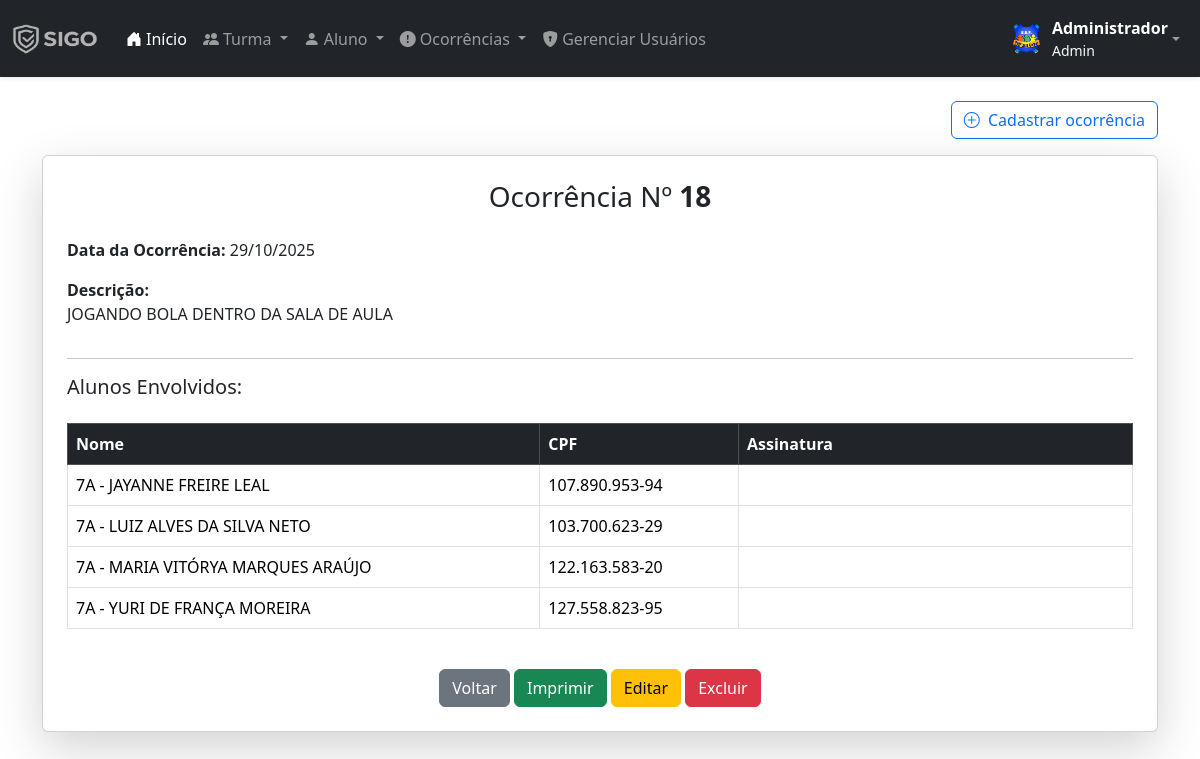
/ver-ocorrencia.php?id=18 (signed in), run on the app's committed database.
### tables this page shows
CREATE TABLE `ocorrencia` (
  `id` int(11) NOT NULL,
  `data` date NOT NULL,
  `descricao` text NOT NULL,
  `nivel_id` int(11) DEFAULT NULL,
  `created_at` datetime NOT NULL DEFAULT current_timestamp()
);

CREATE TABLE `alunos` (
  `id` int(11) NOT NULL,
  `nome` varchar(255) NOT NULL,
  `rg` varchar(30) NOT NULL,
  `cpf` varchar(20) NOT NULL,
  `endereco` varchar(255) NOT NULL,
  `tel` varchar(80) NOT NULL,
  `escolaridade` varchar(50) NOT NULL,
  `turma` int(11) NOT NULL
);

CREATE TABLE `turma` (
  `id` int(11) NOT NULL,
  `ano` int(11) NOT NULL,
  `turma` varchar(10) NOT NULL
);

### ver-ocorrencia.php (the view, shortened to what this page needs)
<?php
require('includes/conexao.php');
?>
<!DOCTYPE html>
<html lang="pt-BR">
<?php
include('layout/head.php');
?>
<head>
</head>
<body>
    <?php include('layout/menu.php'); ?>
    <div class="container mt-4">
        <div class="d-flex justify-content-between align-items-center mb-3">
            <a href="cadastrar-ocorrencia.php" class="btn btn-outline-primary">
                <i class="bi bi-plus-circle me-1"></i> Cadastrar ocorrência
            </a>
        </div>
        <?php
        $ocorrencia_id = intval($_GET['id']);
        $sql = "SELECT * FROM ocorrencia WHERE id = $ocorrencia_id";
        $res = mysqli_query($conn, $sql);
        $oc = mysqli_fetch_assoc($res);
        $data = date('d/m/Y', strtotime($oc['data']));
        $descricao = nl2br($oc['descricao']);
        ?>
        <div class="card shadow-lg p-4">
            <h3 class="text-center mb-4">Ocorrência Nº <strong><?php echo $ocorrencia_id; ?></strong></h3>
            <p><strong>Data da Ocorrência:</strong> <?php echo $data; ?></p>
            <p><strong>Descrição:</strong><br><?php echo $descricao; ?></p>
            <hr>
            <h5>Alunos Envolvidos:</h5>
            <table class="table table-bordered mt-3">
                <thead class="table-dark">
                    <tr>
                        <th>Nome</th>
                        <th>CPF</th>
                        <th width=37%>Assinatura</th>
                    </tr>
                </thead>
                <tbody>
                    <?php
                    $sql_alunos = "
                        SELECT
                            a.nome,
                            a.cpf,
                            t.ano,
                            t.turma
                        FROM ocorrencia_aluno oa
                        INNER JOIN alunos a ON a.id = oa.alunos_id
                        LEFT JOIN turma t ON t.id = a.turma
                        WHERE oa.ocorrencia_id = $ocorrencia_id
                        ORDER BY t.ano, t.turma, a.nome
                    ";
                    $res_alunos = mysqli_query($conn, $sql_alunos);
                    if (mysqli_num_rows($res_alunos) > 0) {
                        while ($aluno = mysqli_fetch_assoc($res_alunos)) {
                            $turma = "";
                            if (!empty($aluno['ano']) || !empty($aluno['turma'])) {
                                $turma = "{$aluno['ano']}{$aluno['turma']} - ";
                            }
                            echo "
                                <tr>
                                    <td>$turma {$aluno['nome']}</td>
                                    <td>{$aluno['cpf']}</td>
                                    <td></td>
                                </tr>
                                ";
                        }
                    } else {
                        echo "<tr><td colspan='3' class='text-center'>Nenhum aluno vinculado.</td></tr>";
                    }
                    ?>
                </tbody>
            </table>
            <div class="text-center mt-4 no-print">
                <a href="listar-ocorrencias.php" class="btn btn-secondary">Voltar</a>
                <button class="btn btn-success" onclick="window.print()">Imprimir</button>
                <a href="editar-ocorrencia.php?id=<?php echo $ocorrencia_id; ?>" class="btn btn-warning">Editar</a>
                <button class="btn btn-danger" onclick="confirmarExclusao(<?php echo $ocorrencia_id; ?>)">Excluir</button>
            </div>
        </div>
    </div>
</body>
</html>

### data on the page
ocorrencia: data "29/10/2025", descricao "JOGANDO BOLA DENTRO DA SALA DE AULA"
alunos: turma.turma "7A -", nome "JAYANNE FREIRE LEAL", cpf "107.890.953-94"
alunos: turma.turma "7A -", nome "LUIZ ALVES DA SILVA NETO", cpf "103.700.623-29"
alunos: turma.turma "7A -", nome "MARIA VITÓRYA MARQUES ARAÚJO", cpf "122.163.583-20"
alunos: turma.turma "7A -", nome "YURI DE FRANÇA MOREIRA", cpf "127.558.823-95"

### other printed values
$usuarioNome "Administrador"
$usuarioNivel "Admin"
$ocorrencia_id "18"
